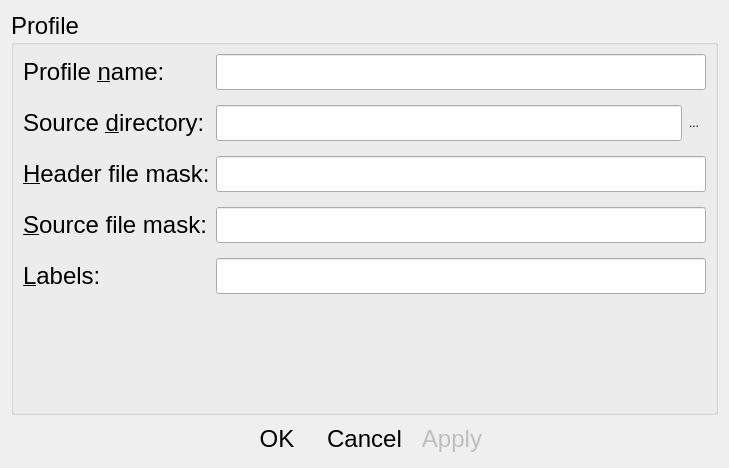
<?xml version="1.0" encoding="UTF-8"?>
<ui version="4.0">
 <class>profileDialog</class>
 <widget class="QDialog" name="profileDialog">
  <property name="geometry">
   <rect>
    <x>0</x>
    <y>0</y>
    <width>729</width>
    <height>468</height>
   </rect>
  </property>
  <property name="sizePolicy">
   <sizepolicy hsizetype="Expanding" vsizetype="Expanding">
    <horstretch>1</horstretch>
    <verstretch>1</verstretch>
   </sizepolicy>
  </property>
  <property name="contextMenuPolicy">
   <enum>Qt::DefaultContextMenu</enum>
  </property>
  <property name="windowTitle">
   <string>Profile [*]</string>
  </property>
  <property name="styleSheet">
   <string>QPushButton:hover:flat { border: 1px solid grey; border-radius: 3px} </string>
  </property>
  <layout class="QVBoxLayout" name="verticalLayout_2" stretch="8,2">
   <item>
    <layout class="QVBoxLayout">
     <property name="spacing">
      <number>6</number>
     </property>
     <property name="leftMargin">
      <number>0</number>
     </property>
     <property name="topMargin">
      <number>0</number>
     </property>
     <property name="rightMargin">
      <number>0</number>
     </property>
     <property name="bottomMargin">
      <number>0</number>
     </property>
     <item>
      <widget class="QGroupBox" name="groupBox">
       <property name="font">
        <font>
         <pointsize>18</pointsize>
        </font>
       </property>
       <property name="title">
        <string>Profile</string>
       </property>
       <layout class="QHBoxLayout" name="horizontalLayout_2">
        <item>
         <layout class="QFormLayout" name="formLayout">
          <property name="horizontalSpacing">
           <number>6</number>
          </property>
          <property name="verticalSpacing">
           <number>15</number>
          </property>
          <property name="leftMargin">
           <number>0</number>
          </property>
          <property name="topMargin">
           <number>0</number>
          </property>
          <property name="rightMargin">
           <number>0</number>
          </property>
          <property name="bottomMargin">
           <number>0</number>
          </property>
          <item row="0" column="0">
           <widget class="QLabel" name="label_10">
            <property name="font">
             <font>
              <pointsize>18</pointsize>
             </font>
            </property>
            <property name="text">
             <string>Profile &amp;name:</string>
            </property>
            <property name="buddy">
             <cstring>profileName_lineEdit</cstring>
            </property>
           </widget>
          </item>
          <item row="0" column="1">
           <widget class="QLineEdit" name="profileName_lineEdit">
            <property name="font">
             <font>
              <pointsize>18</pointsize>
             </font>
            </property>
           </widget>
          </item>
          <item row="1" column="0">
           <widget class="QLabel" name="label_11">
            <property name="font">
             <font>
              <pointsize>18</pointsize>
             </font>
            </property>
            <property name="text">
             <string>Source &amp;directory:</string>
            </property>
            <property name="buddy">
             <cstring>srcDir_lineEdit</cstring>
            </property>
           </widget>
          </item>
          <item row="3" column="0">
           <widget class="QLabel" name="label_12">
            <property name="font">
             <font>
              <pointsize>18</pointsize>
             </font>
            </property>
            <property name="text">
             <string>&amp;Header file mask:</string>
            </property>
            <property name="buddy">
             <cstring>headerfileMask_lineEdit</cstring>
            </property>
           </widget>
          </item>
          <item row="3" column="1">
           <widget class="QLineEdit" name="headerfileMask_lineEdit">
            <property name="font">
             <font>
              <pointsize>18</pointsize>
             </font>
            </property>
           </widget>
          </item>
          <item row="4" column="0">
           <widget class="QLabel" name="label_9">
            <property name="font">
             <font>
              <pointsize>18</pointsize>
             </font>
            </property>
            <property name="text">
             <string>&amp;Source file mask:</string>
            </property>
            <property name="buddy">
             <cstring>srcFileMask_lineEdit</cstring>
            </property>
           </widget>
          </item>
          <item row="4" column="1">
           <widget class="QLineEdit" name="srcFileMask_lineEdit">
            <property name="font">
             <font>
              <pointsize>18</pointsize>
             </font>
            </property>
           </widget>
          </item>
          <item row="1" column="1">
           <layout class="QHBoxLayout" name="horizontalLayout">
            <item>
             <widget class="QLineEdit" name="srcDir_lineEdit">
              <property name="font">
               <font>
                <pointsize>18</pointsize>
               </font>
              </property>
             </widget>
            </item>
            <item>
             <widget class="QToolButton" name="srcDir_toolBn">
              <property name="text">
               <string>...</string>
              </property>
              <property name="autoRaise">
               <bool>true</bool>
              </property>
             </widget>
            </item>
           </layout>
          </item>
          <item row="5" column="1">
           <widget class="QLineEdit" name="labels_lineEdit">
            <property name="font">
             <font>
              <pointsize>18</pointsize>
             </font>
            </property>
           </widget>
          </item>
          <item row="5" column="0">
           <widget class="QLabel" name="label">
            <property name="font">
             <font>
              <pointsize>18</pointsize>
             </font>
            </property>
            <property name="text">
             <string>&amp;Labels:</string>
            </property>
            <property name="buddy">
             <cstring>labels_lineEdit</cstring>
            </property>
           </widget>
          </item>
         </layout>
        </item>
       </layout>
      </widget>
     </item>
    </layout>
   </item>
   <item>
    <layout class="QHBoxLayout" name="_2">
     <property name="spacing">
      <number>6</number>
     </property>
     <property name="leftMargin">
      <number>0</number>
     </property>
     <property name="topMargin">
      <number>0</number>
     </property>
     <property name="rightMargin">
      <number>0</number>
     </property>
     <property name="bottomMargin">
      <number>0</number>
     </property>
     <item>
      <spacer>
       <property name="orientation">
        <enum>Qt::Horizontal</enum>
       </property>
       <property name="sizeHint" stdset="0">
        <size>
         <width>40</width>
         <height>20</height>
        </size>
       </property>
      </spacer>
     </item>
     <item>
      <widget class="QPushButton" name="okButton">
       <property name="font">
        <font>
         <pointsize>18</pointsize>
        </font>
       </property>
       <property name="text">
        <string>OK</string>
       </property>
       <property name="icon">
        <iconset resource="../app.qrc">
         <normaloff>:/Icons/22x22/gtk-ok.png</normaloff>:/Icons/22x22/gtk-ok.png</iconset>
       </property>
       <property name="flat">
        <bool>true</bool>
       </property>
      </widget>
     </item>
     <item>
      <widget class="QPushButton" name="cancelButton">
       <property name="font">
        <font>
         <pointsize>18</pointsize>
        </font>
       </property>
       <property name="text">
        <string>Cancel</string>
       </property>
       <property name="icon">
        <iconset resource="../app.qrc">
         <normaloff>:/Icons/22x22/gtk-cancel.png</normaloff>:/Icons/22x22/gtk-cancel.png</iconset>
       </property>
       <property name="flat">
        <bool>true</bool>
       </property>
      </widget>
     </item>
     <item>
      <widget class="QPushButton" name="applyButton">
       <property name="enabled">
        <bool>false</bool>
       </property>
       <property name="font">
        <font>
         <pointsize>18</pointsize>
        </font>
       </property>
       <property name="text">
        <string>Apply</string>
       </property>
       <property name="flat">
        <bool>true</bool>
       </property>
      </widget>
     </item>
     <item>
      <spacer>
       <property name="orientation">
        <enum>Qt::Horizontal</enum>
       </property>
       <property name="sizeHint" stdset="0">
        <size>
         <width>40</width>
         <height>20</height>
        </size>
       </property>
      </spacer>
     </item>
    </layout>
   </item>
  </layout>
 </widget>
 <tabstops>
  <tabstop>profileName_lineEdit</tabstop>
  <tabstop>headerfileMask_lineEdit</tabstop>
  <tabstop>srcFileMask_lineEdit</tabstop>
 </tabstops>
 <resources>
  <include location="../app.qrc"/>
  <include location="../app.qrc"/>
 </resources>
 <connections/>
</ui>
